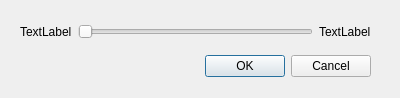
<?xml version="1.0" encoding="UTF-8"?>
<ui version="4.0">
 <class>SliderDialog</class>
 <widget class="QDialog" name="SliderDialog">
  <property name="geometry">
   <rect>
    <x>0</x>
    <y>0</y>
    <width>400</width>
    <height>98</height>
   </rect>
  </property>
  <property name="windowTitle">
   <string>Dialog</string>
  </property>
  <widget class="QWidget" name="layoutWidget">
   <property name="geometry">
    <rect>
     <x>20</x>
     <y>50</y>
     <width>351</width>
     <height>33</height>
    </rect>
   </property>
   <layout class="QHBoxLayout">
    <property name="spacing">
     <number>6</number>
    </property>
    <property name="margin">
     <number>0</number>
    </property>
    <item>
     <spacer>
      <property name="orientation">
       <enum>Qt::Horizontal</enum>
      </property>
      <property name="sizeHint" stdset="0">
       <size>
        <width>131</width>
        <height>31</height>
       </size>
      </property>
     </spacer>
    </item>
    <item>
     <widget class="QPushButton" name="okButton">
      <property name="text">
       <string>OK</string>
      </property>
     </widget>
    </item>
    <item>
     <widget class="QPushButton" name="cancelButton">
      <property name="text">
       <string>Cancel</string>
      </property>
     </widget>
    </item>
   </layout>
  </widget>
  <widget class="QWidget" name="layoutWidget">
   <property name="geometry">
    <rect>
     <x>20</x>
     <y>20</y>
     <width>351</width>
     <height>24</height>
    </rect>
   </property>
   <layout class="QHBoxLayout" name="horizontalLayout">
    <item>
     <widget class="QLabel" name="min_value_label">
      <property name="text">
       <string>TextLabel</string>
      </property>
     </widget>
    </item>
    <item>
     <widget class="QSlider" name="horizontalSlider">
      <property name="mouseTracking">
       <bool>true</bool>
      </property>
      <property name="orientation">
       <enum>Qt::Horizontal</enum>
      </property>
     </widget>
    </item>
    <item>
     <widget class="QLabel" name="max_value_label">
      <property name="text">
       <string>TextLabel</string>
      </property>
     </widget>
    </item>
   </layout>
  </widget>
 </widget>
 <resources/>
 <connections>
  <connection>
   <sender>okButton</sender>
   <signal>clicked()</signal>
   <receiver>SliderDialog</receiver>
   <slot>accept()</slot>
   <hints>
    <hint type="sourcelabel">
     <x>278</x>
     <y>253</y>
    </hint>
    <hint type="destinationlabel">
     <x>96</x>
     <y>254</y>
    </hint>
   </hints>
  </connection>
  <connection>
   <sender>cancelButton</sender>
   <signal>clicked()</signal>
   <receiver>SliderDialog</receiver>
   <slot>reject()</slot>
   <hints>
    <hint type="sourcelabel">
     <x>369</x>
     <y>253</y>
    </hint>
    <hint type="destinationlabel">
     <x>179</x>
     <y>282</y>
    </hint>
   </hints>
  </connection>
 </connections>
</ui>
